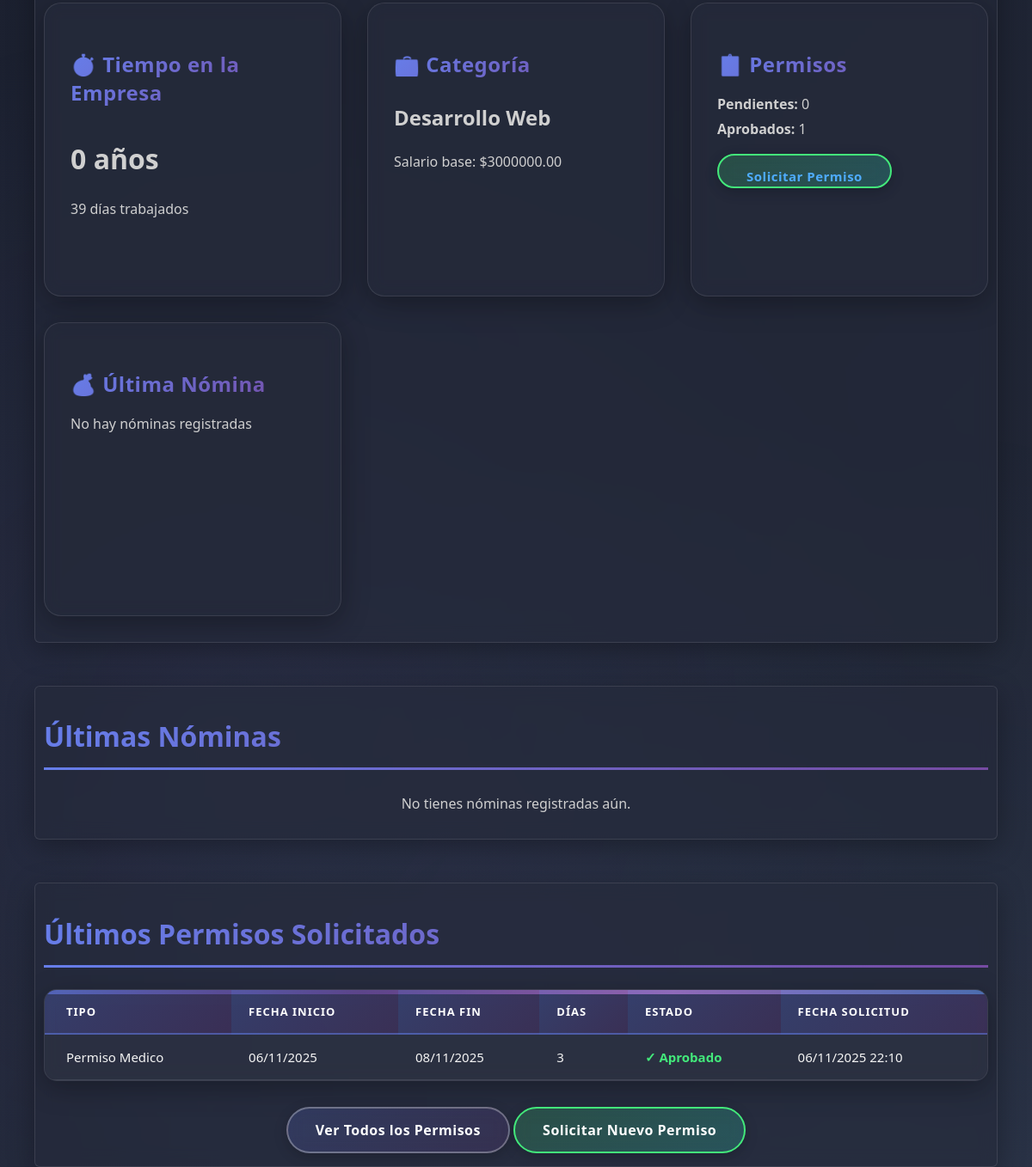
The app's page /empleados/dashboard/ (signed in, middle part), older data.
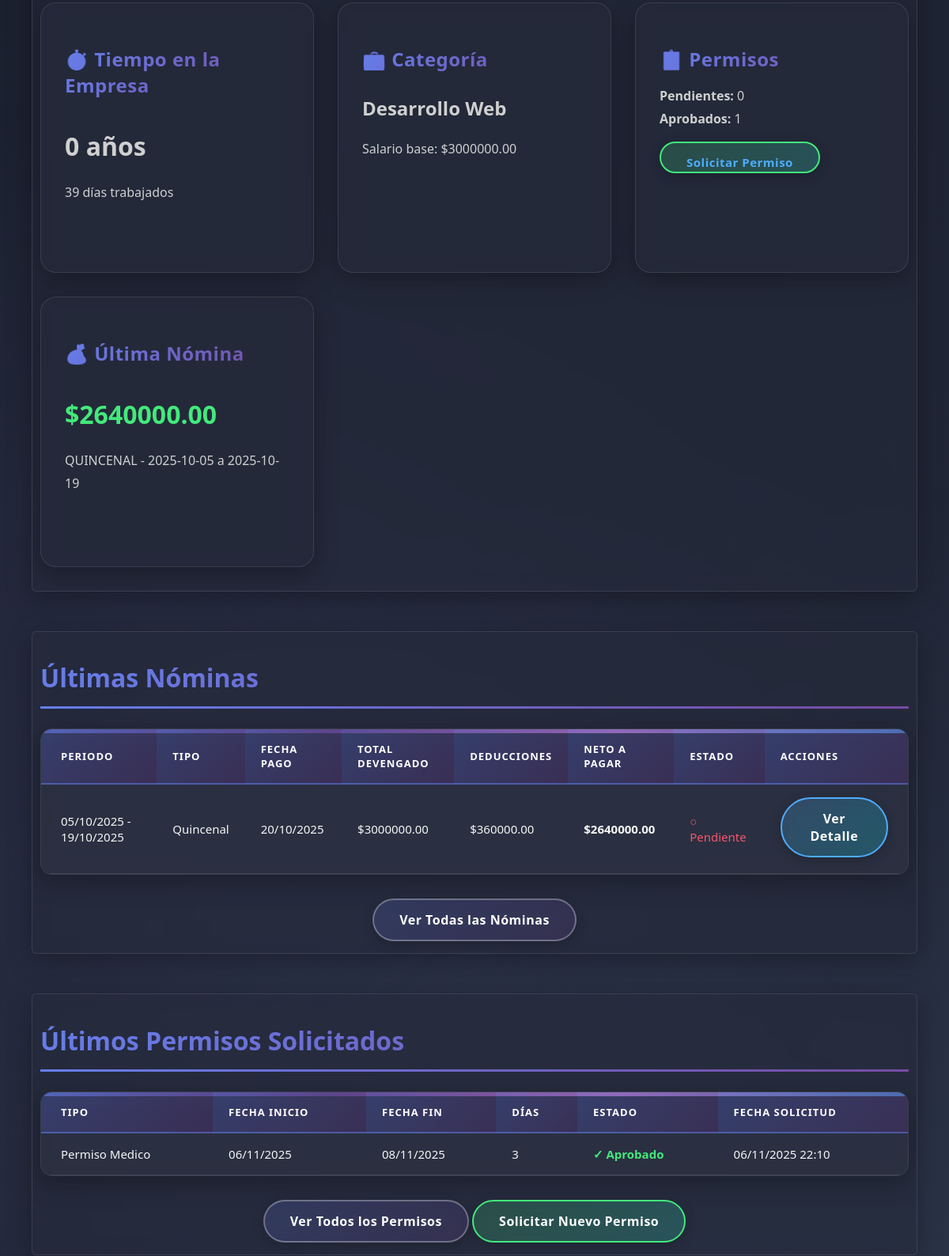
The same page, newer data.
### core2/models.py (models this page shows, shortened)
class Permiso(models.Model):
    ESTADO_CHOICES = [
        ('PENDIENTE', 'Pendiente'),
        ('APROBADO', 'Aprobado'),
        ('RECHAZADO', 'Rechazado'),
    ]
    empleado = models.ForeignKey(Empleado, on_delete=models.CASCADE, related_name='permisos')
    tipo_permiso = models.ForeignKey(TipoPermiso, on_delete=models.CASCADE)
    fecha_inicio = models.DateField()
    fecha_fin = models.DateField()
    motivo = models.TextField()
    estado = models.CharField(max_length=20, choices=ESTADO_CHOICES, default='PENDIENTE')
    fecha_solicitud = models.DateTimeField(auto_now_add=True)
    fecha_respuesta = models.DateTimeField(null=True, blank=True)
    observaciones = models.TextField(blank=True)
    def dias_solicitados(self):
        return (self.fecha_fin - self.fecha_inicio).days + 1

class TipoPermiso(models.Model):
    nombre = models.CharField(max_length=100, unique=True)
    descripcion = models.TextField(blank=True)
    dias_maximos = models.IntegerField(default=0, help_text="0 = ilimitado")
    requiere_aprobacion = models.BooleanField(default=True)

class Nomina(models.Model):
    empleado = models.ForeignKey(Empleado, on_delete=models.CASCADE, related_name='nominas')
    periodo = models.ForeignKey(PeriodoNomina, on_delete=models.CASCADE, related_name='nominas')
    salario_base = models.DecimalField(max_digits=10, decimal_places=2)
    bonificaciones = models.DecimalField(max_digits=10, decimal_places=2, default=0)
    deducciones = models.DecimalField(max_digits=10, decimal_places=2, default=0)
    horas_extra = models.DecimalField(max_digits=5, decimal_places=2, default=0)
    valor_hora_extra = models.DecimalField(max_digits=10, decimal_places=2, default=0)
    total_devengado = models.DecimalField(max_digits=10, decimal_places=2)
    total_deducciones = models.DecimalField(max_digits=10, decimal_places=2)
    neto_pagar = models.DecimalField(max_digits=10, decimal_places=2)
    fecha_generacion = models.DateTimeField(auto_now_add=True)
    pagado = models.BooleanField(default=False)
    class Meta:
        ordering = ['-periodo__fecha_inicio']
        unique_together = ['empleado', 'periodo']

class PeriodoNomina(models.Model):
    TIPO_PERIODO = [
        ('QUINCENAL', 'Quincenal'),
        ('MENSUAL', 'Mensual'),
    ]
    tipo = models.CharField(max_length=20, choices=TIPO_PERIODO, default='QUINCENAL')
    fecha_inicio = models.DateField()
    fecha_fin = models.DateField()
    fecha_pago = models.DateField()
    cerrado = models.BooleanField(default=False)
    class Meta:
        ordering = ['-fecha_inicio']
    def __str__(self):
        return f"{self.tipo} - {self.fecha_inicio} a {self.fecha_fin}"

### core2/views.py (the view)
# urls.py: path('dashboard/', views.dashboard_empleado, name='dashboard_empleado'),
@login_required
def dashboard_empleado(request):
    try:
        empleado = request.user.empleado
        if not empleado.datos_completados:
            return redirect('completar_datos')
        permisos_pendientes = empleado.permisos.filter(estado='PENDIENTE').count()
        permisos_aprobados = empleado.permisos.filter(estado='APROBADO').count()
        dias_empresa = empleado.dias_en_empresa()
        anos_empresa = empleado.anos_en_empresa()
        ultimas_nominas = empleado.nominas.all()[:5]
        ultimos_permisos = empleado.permisos.all().order_by('-fecha_solicitud')[:5]
        context = {
            'empleado': empleado,
            'permisos_pendientes': permisos_pendientes,
            'permisos_aprobados': permisos_aprobados,
            'dias_empresa': dias_empresa,
            'anos_empresa': anos_empresa,
            'ultimas_nominas': ultimas_nominas,
            'ultimos_permisos': ultimos_permisos,
        }
        return render(request, 'core2/dashboard.html', context)
    except Empleado.DoesNotExist:
        empleado = Empleado.objects.create(
            user=request.user,
            nombre=request.user.first_name or '',
            apellido=request.user.last_name or '',
            correo=request.user.email or '',
            datos_completados=False
        )
        return redirect('completar_datos')

### core2/models.py (called while the page is built)
    def dias_en_empresa(self):
        if self.fecha_ingreso:
            return (date.today() - self.fecha_ingreso).days
        return 0

    def anos_en_empresa(self):
        return self.dias_en_empresa() // 365

### core2/templates/core2/dashboard.html (shortened to what the changed rows need)
{% extends 'core2/base.html' %}
{% load static %}
{% block content %}
<main class="main-content">
    <section class="seccion">
        <div class="cards-container">
            <div class="card">
                <h3 class="card-title">💰 Última Nómina</h3>
                {% if ultimas_nominas %}
                    <p class="card-content" style="font-size: 2rem; font-weight: bold; color: #43e97b;">
                        ${{ ultimas_nominas.0.neto_pagar|floatformat:2 }}
                    </p>
                    <p class="card-content">{{ ultimas_nominas.0.periodo }}</p>
                {% else %}
                    <p class="card-content">No hay nóminas registradas</p>
                {% endif %}
            </div>
        </div>
    </section>
    <section class="seccion">
        <h2>Últimas Nóminas</h2>
        {% if ultimas_nominas %}
        <table class="table table--striped">
            <tbody>
                <tr>
                    <th>Periodo</th>
                    <th>Tipo</th>
                    <th>Fecha Pago</th>
                    <th>Total Devengado</th>
                    <th>Deducciones</th>
                    <th>Neto a Pagar</th>
                    <th>Estado</th>
                    <th>Acciones</th>
                </tr>
                {% for nomina in ultimas_nominas %}
                <tr>
                    <td>{{ nomina.periodo.fecha_inicio|date:"d/m/Y" }} - {{ nomina.periodo.fecha_fin|date:"d/m/Y" }}</td>
                    <td>{{ nomina.periodo.get_tipo_display }}</td>
                    <td>{{ nomina.periodo.fecha_pago|date:"d/m/Y" }}</td>
                    <td>${{ nomina.total_devengado|floatformat:2 }}</td>
                    <td>${{ nomina.total_deducciones|floatformat:2 }}</td>
                    <td><strong>${{ nomina.neto_pagar|floatformat:2 }}</strong></td>
                    <td>
                        {% if nomina.pagado %}
                            <span style="color: #43e97b;">✓ Pagado</span>
                        {% else %}
                            <span style="color: #f5576c;">○ Pendiente</span>
                        {% endif %}
                    </td>
                    <td>
                        <a href="{% url 'detalle_nomina' nomina.id %}" class="button blue">Ver Detalle</a>
                    </td>
                </tr>
                {% endfor %}
            </tbody>
        </table>
        <div style="text-align: center; margin-top: 20px;">
            <a href="{% url 'mis_nominas' %}" class="button">Ver Todas las Nóminas</a>
        </div>
        {% else %}
        <p class="texto-centro">No tienes nóminas registradas aún.</p>
        {% endif %}
    </section>
    <section class="seccion">
        <h2>Últimos Permisos Solicitados</h2>
        {% if ultimos_permisos %}
        <table class="table table--striped">
            <tbody>
                <tr>
                    <th>Tipo</th>
                    <th>Fecha Inicio</th>
                    <th>Fecha Fin</th>
                    <th>Días</th>
                    <th>Estado</th>
                    <th>Fecha Solicitud</th>
                </tr>
                {% for permiso in ultimos_permisos %}
                <tr>
                    <td>{{ permiso.tipo_permiso.nombre }}</td>
                    <td>{{ permiso.fecha_inicio|date:"d/m/Y" }}</td>
                    <td>{{ permiso.fecha_fin|date:"d/m/Y" }}</td>
                    <td>{{ permiso.dias_solicitados }}</td>
                    <td>
                        {% if permiso.estado == 'APROBADO' %}
                            <span style="color: #43e97b; font-weight: bold;">✓ Aprobado</span>
                        {% elif permiso.estado == 'RECHAZADO' %}
                            <span style="color: #f5576c; font-weight: bold;">✗ Rechazado</span>
                        {% else %}
                            <span style="color: #4facfe; font-weight: bold;">○ Pendiente</span>
                        {% endif %}
                    </td>
                    <td>{{ permiso.fecha_solicitud|date:"d/m/Y H:i" }}</td>
                </tr>
                {% endfor %}
            </tbody>
        </table>
        {% else %}
        <p class="texto-centro">No has solicitado permisos aún.</p>
        <div style="text-align: center; margin-top: 20px;">
            <a href="{% url 'solicitar_permiso' %}" class="button green">Solicitar Permiso</a>
        </div>
        {% endif %}
    </section>
</main>
{% endblock %}

Row changes from the older to the newer data that the page shows:
added Nomina: neto_pagar "2640000.00", periodo.fecha_fin "QUINCENAL - 2025-10-05 a 2025-10-19", periodo.fecha_inicio "05/10/2025", periodo.fecha_fin "19/10/2025", periodo.tipo "Quincenal", periodo.fecha_pago "20/10/2025", total_devengado "3000000.00", total_deducciones "360000.00", pagado "○ Pendiente"
Text that changed along with them:
text no longer shown: "No hay nóminas registradas No tienes nóminas registradas aún."
text now shown: "$ PERIODO TIPO FECHA PAGO TOTAL DEVENGADO DEDUCCIONES NETO A PAGAR ESTADO ACCIONES Ver Todas las Nóminas"
